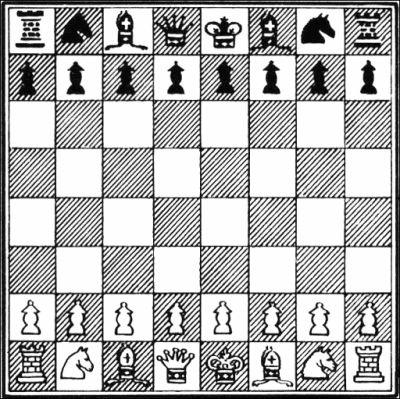
#> input picture Capitulo5/imagenes/ajedrez.jpg, 400 x 399 px
$ python corner-feature-detection.py
#> lines starting #> are read from the running program, lines starting #| are printed output that depends on the picture; after the words box and inside, x2 and y2 are one past the last pixel; in counts of white or black regions, pixels touching at a corner belong together
import cv2
import numpy as np

# En este codigo escribiremos un simple algoritmo para la deteccion de esquinas en una imagen a partir
# de la funcion CornerHarris

img = cv2.imread("imagenes/ajedrez.jpg")
#> img is the input picture: shape (399, 400, 3); min 0, max 255, mean 178
gray = cv2.cvtColor(img, cv2.COLOR_BGR2GRAY)
gray = np.float32(gray)
dst = cv2.cornerHarris(gray, 2, 23, 0.04)
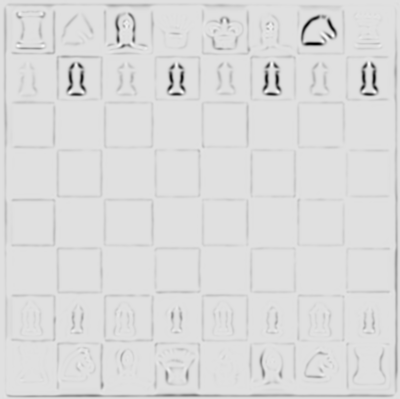
#> dst: shape (399, 400) float32; min -1.94e+30, max 2.67e+29, mean -3.8e+28; drawn with min black and max white
img[dst>0.01 * dst.max()] = [0,0,255]
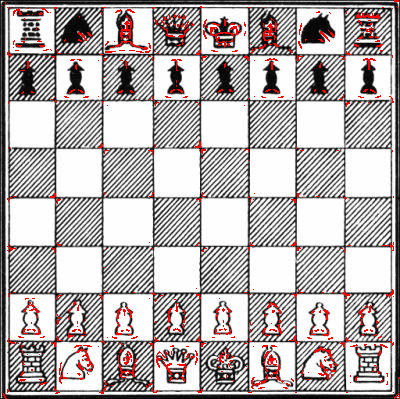
#> img: shape (399, 400, 3); 3% of pixels changed, all inside (x1, y1, x2, y2) = (2, 0, 400, 399)
while (True):
    cv2.imshow("corners", img)
    if cv2.waitKey(1) & 0xff == ord("q"):
#> (key q is pressed here)
        break
cv2.destroyAllWindows()

$ run again, with Capitulo5/imagenes/italia.jpg copied over Capitulo5/imagenes/ajedrez.jpg
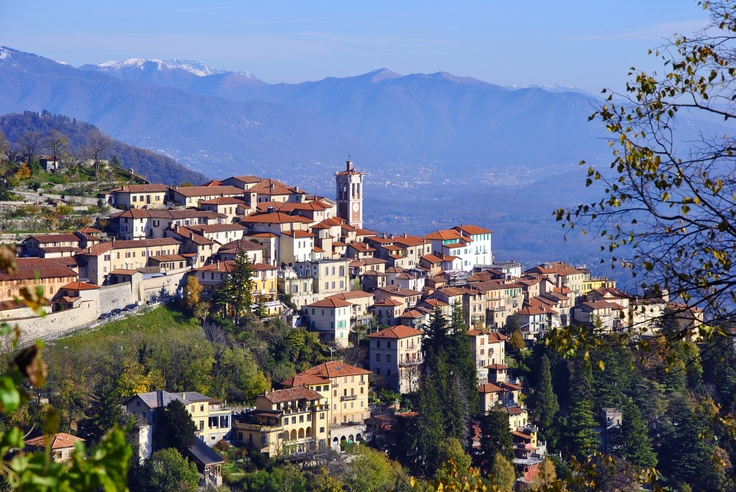
#> input picture Capitulo5/imagenes/italia.jpg, 736 x 492 px
#> img is the input picture: shape (492, 736, 3); mean B, G, R 134.8, 115.7, 108
#> `dst = cv2.cornerHarris(gray, 2, 23, 0.04)`:
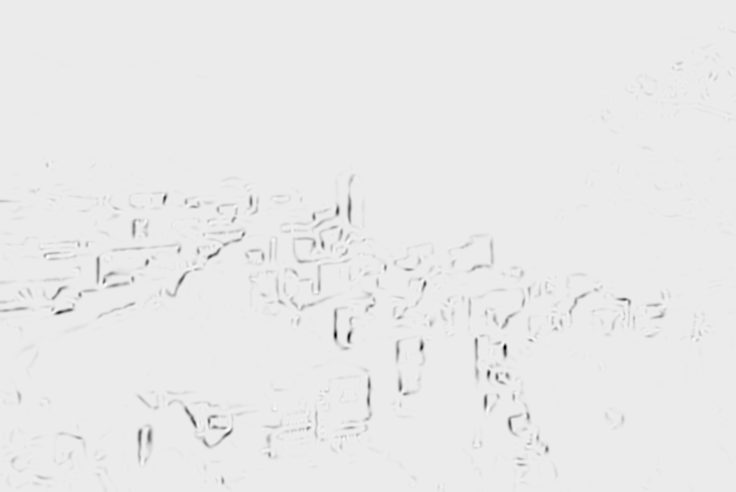
#> dst: shape (492, 736) float32; min -8.06e+29, max 6.61e+28, mean -5.78e+27; drawn with min black and max white
#> `img[dst>0.01 * dst.max()] = [0,0,255]`:
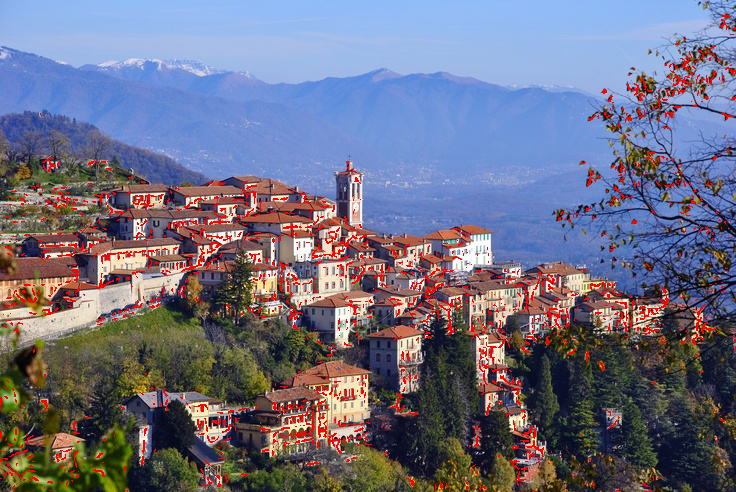
#> img: shape (492, 736, 3); 3.49% of pixels changed, all inside (x1, y1, x2, y2) = (0, 15, 736, 492)
